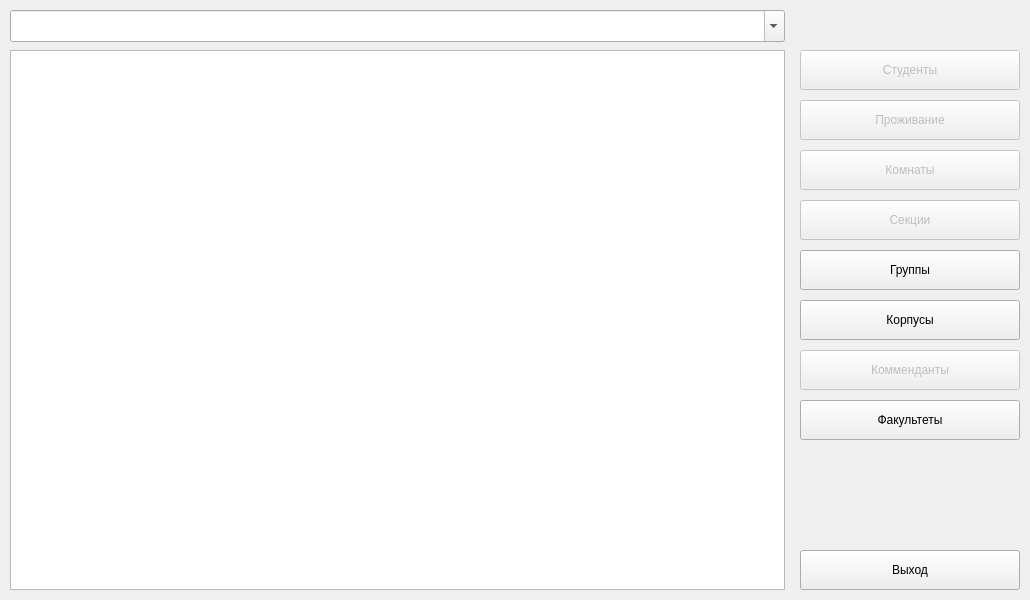
<?xml version="1.0" encoding="UTF-8"?>
<ui version="4.0">
 <class>MainWindow</class>
 <widget class="QMainWindow" name="MainWindow">
  <property name="geometry">
   <rect>
    <x>0</x>
    <y>0</y>
    <width>1030</width>
    <height>600</height>
   </rect>
  </property>
  <property name="sizePolicy">
   <sizepolicy hsizetype="Fixed" vsizetype="Fixed">
    <horstretch>0</horstretch>
    <verstretch>0</verstretch>
   </sizepolicy>
  </property>
  <property name="minimumSize">
   <size>
    <width>1030</width>
    <height>600</height>
   </size>
  </property>
  <property name="maximumSize">
   <size>
    <width>1030</width>
    <height>600</height>
   </size>
  </property>
  <property name="windowTitle">
   <string notr="true">Просмотр Плана Секции</string>
  </property>
  <widget class="QWidget" name="centralwidget">
   <widget class="QGraphicsView" name="section_view">
    <property name="geometry">
     <rect>
      <x>10</x>
      <y>50</y>
      <width>775</width>
      <height>540</height>
     </rect>
    </property>
    <property name="sizePolicy">
     <sizepolicy hsizetype="Preferred" vsizetype="Preferred">
      <horstretch>0</horstretch>
      <verstretch>0</verstretch>
     </sizepolicy>
    </property>
    <property name="minimumSize">
     <size>
      <width>775</width>
      <height>540</height>
     </size>
    </property>
    <property name="maximumSize">
     <size>
      <width>775</width>
      <height>540</height>
     </size>
    </property>
   </widget>
   <widget class="QComboBox" name="section_combobox">
    <property name="geometry">
     <rect>
      <x>10</x>
      <y>10</y>
      <width>775</width>
      <height>32</height>
     </rect>
    </property>
    <property name="minimumSize">
     <size>
      <width>775</width>
      <height>32</height>
     </size>
    </property>
    <property name="maximumSize">
     <size>
      <width>775</width>
      <height>32</height>
     </size>
    </property>
    <property name="layoutDirection">
     <enum>Qt::LeftToRight</enum>
    </property>
    <property name="editable">
     <bool>true</bool>
    </property>
   </widget>
   <widget class="QPushButton" name="exit_button">
    <property name="geometry">
     <rect>
      <x>800</x>
      <y>550</y>
      <width>220</width>
      <height>40</height>
     </rect>
    </property>
    <property name="text">
     <string notr="true">Выход</string>
    </property>
   </widget>
   <widget class="QPushButton" name="students_button">
    <property name="enabled">
     <bool>false</bool>
    </property>
    <property name="geometry">
     <rect>
      <x>800</x>
      <y>50</y>
      <width>220</width>
      <height>40</height>
     </rect>
    </property>
    <property name="text">
     <string notr="true">Студенты</string>
    </property>
   </widget>
   <widget class="QPushButton" name="lodgers_button">
    <property name="enabled">
     <bool>false</bool>
    </property>
    <property name="geometry">
     <rect>
      <x>800</x>
      <y>100</y>
      <width>220</width>
      <height>40</height>
     </rect>
    </property>
    <property name="text">
     <string notr="true">Проживание</string>
    </property>
   </widget>
   <widget class="QPushButton" name="rooms_button">
    <property name="enabled">
     <bool>false</bool>
    </property>
    <property name="geometry">
     <rect>
      <x>800</x>
      <y>150</y>
      <width>220</width>
      <height>40</height>
     </rect>
    </property>
    <property name="text">
     <string notr="true">Комнаты</string>
    </property>
   </widget>
   <widget class="QPushButton" name="section_button">
    <property name="enabled">
     <bool>false</bool>
    </property>
    <property name="geometry">
     <rect>
      <x>800</x>
      <y>200</y>
      <width>220</width>
      <height>40</height>
     </rect>
    </property>
    <property name="text">
     <string notr="true">Секции</string>
    </property>
   </widget>
   <widget class="QPushButton" name="groups_button">
    <property name="enabled">
     <bool>true</bool>
    </property>
    <property name="geometry">
     <rect>
      <x>800</x>
      <y>250</y>
      <width>220</width>
      <height>40</height>
     </rect>
    </property>
    <property name="text">
     <string notr="true">Группы</string>
    </property>
   </widget>
   <widget class="QPushButton" name="building_button">
    <property name="enabled">
     <bool>true</bool>
    </property>
    <property name="geometry">
     <rect>
      <x>800</x>
      <y>300</y>
      <width>220</width>
      <height>40</height>
     </rect>
    </property>
    <property name="text">
     <string notr="true">Корпусы</string>
    </property>
   </widget>
   <widget class="QPushButton" name="commandants_button">
    <property name="enabled">
     <bool>false</bool>
    </property>
    <property name="geometry">
     <rect>
      <x>800</x>
      <y>350</y>
      <width>220</width>
      <height>40</height>
     </rect>
    </property>
    <property name="text">
     <string notr="true">Комменданты</string>
    </property>
   </widget>
   <widget class="QPushButton" name="faculty_button">
    <property name="geometry">
     <rect>
      <x>800</x>
      <y>400</y>
      <width>220</width>
      <height>40</height>
     </rect>
    </property>
    <property name="text">
     <string notr="true">Факультеты</string>
    </property>
   </widget>
  </widget>
 </widget>
 <resources/>
 <connections/>
</ui>
